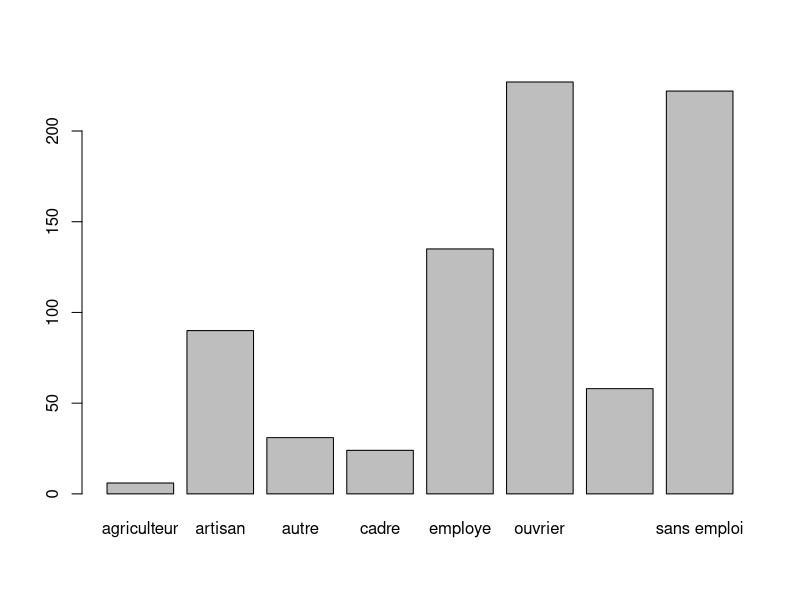
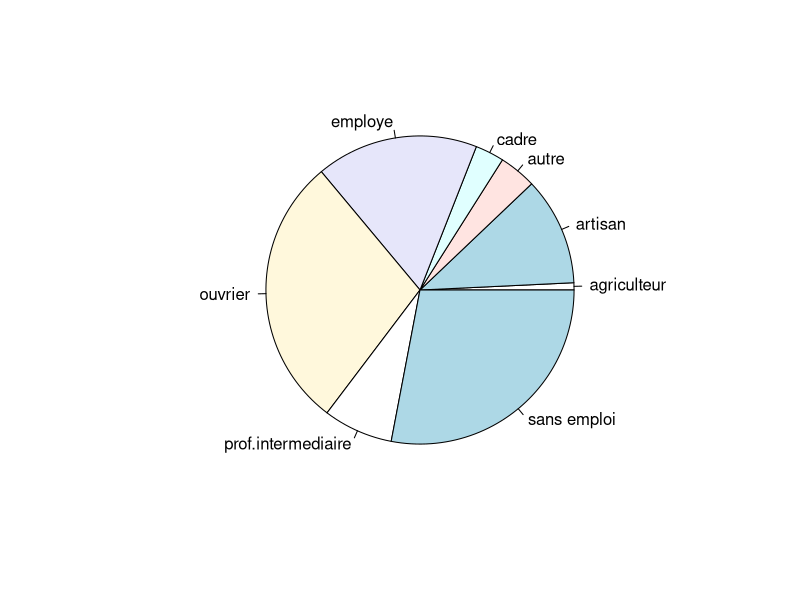
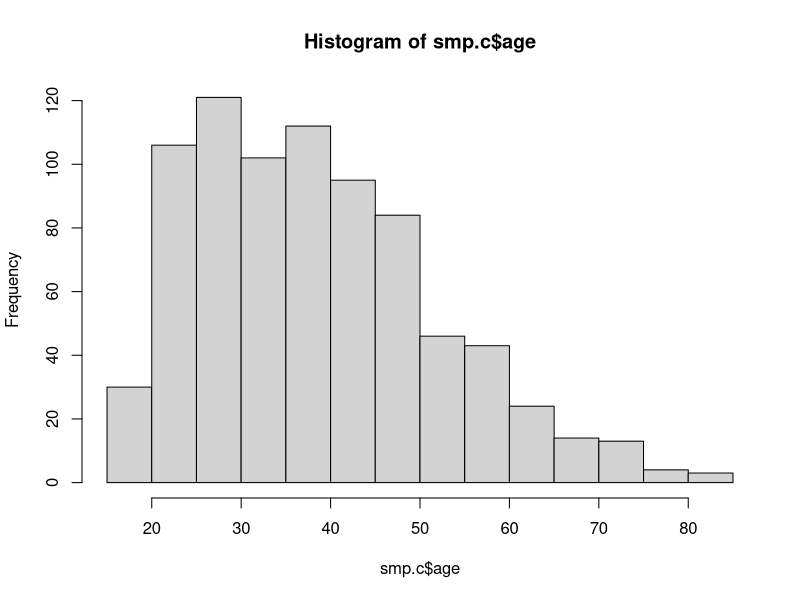
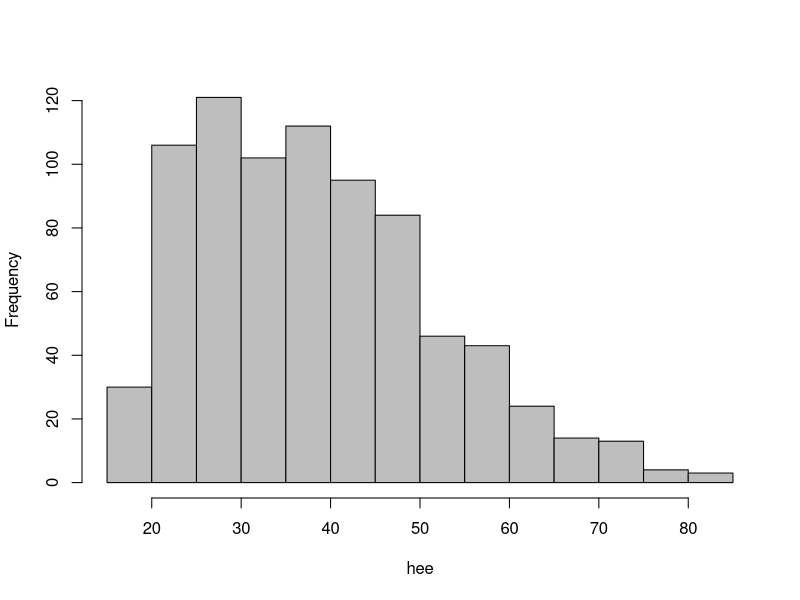
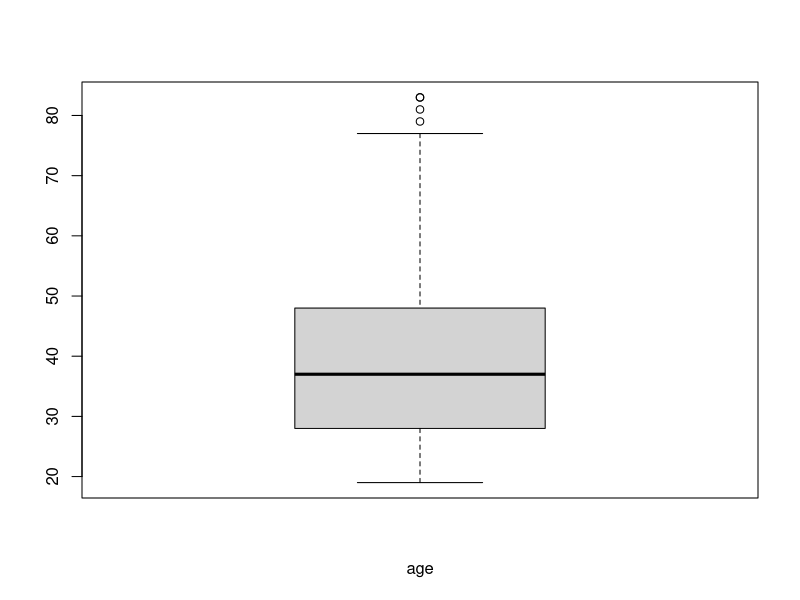
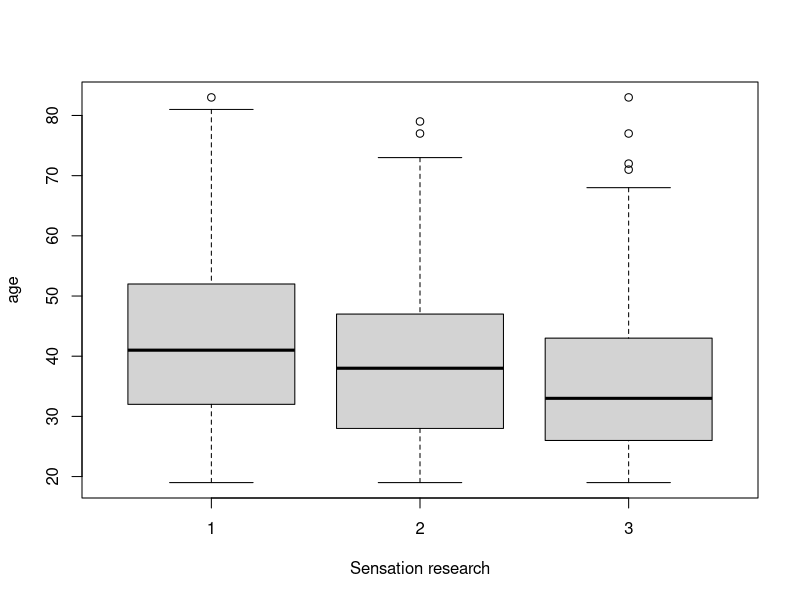
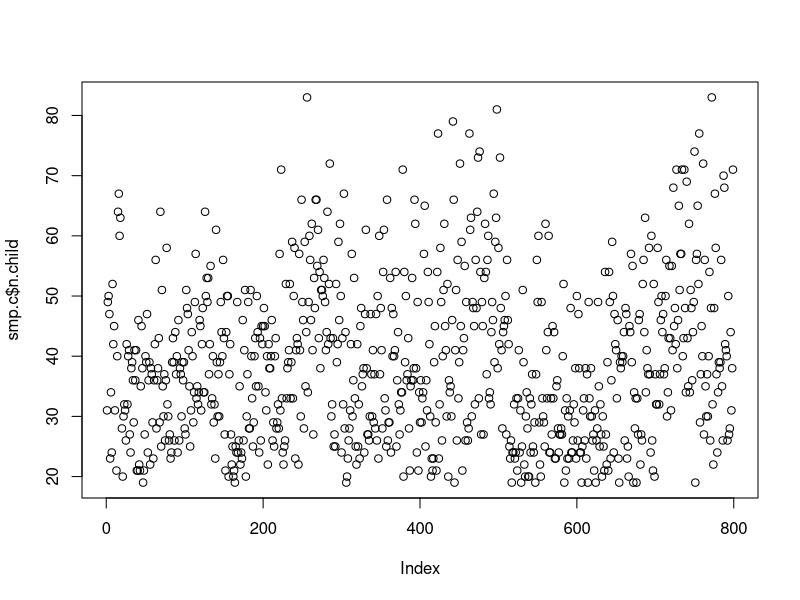
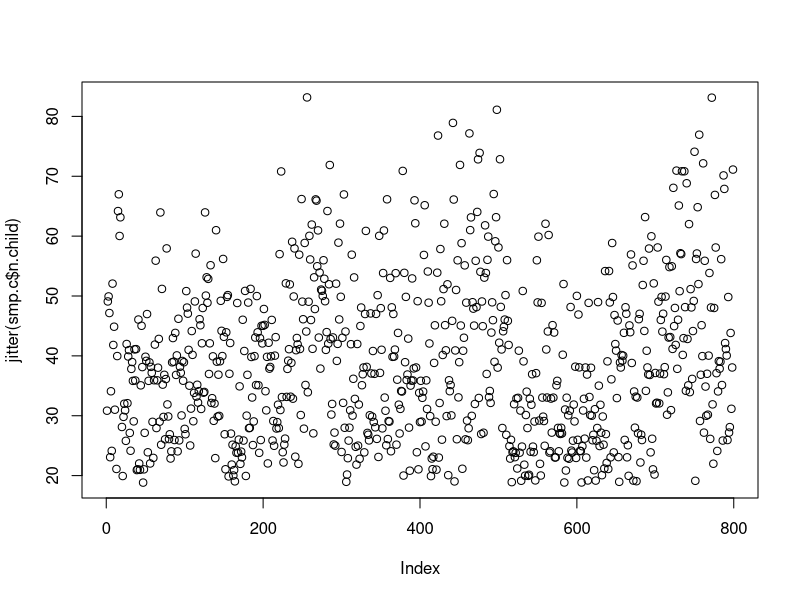

R code for these plots, in order: (Note: this script raises an error after producing the figures.)
## ---- chunk 1
knitr::opts_chunk$set(echo = TRUE)
knitr::opts_knit$set(root.dir = "C:/Users/lol/Desktop/Sudip/git/FUN-MOOC/StatisticsWithR")
## ---- chunk 2
setwd("C:/Users/lol/Desktop/Sudip/git/FUN-MOOC/StatisticsWithR")
## ---- chunk 3
smp.c <- read.csv2("smp1.csv")
## ---- chunk 4
str(smp.c)
## ---- chunk 5
table(smp.c$prof)
## ---- chunk 6
barplot(table(smp.c$prof))
## ---- chunk 7
pie(table(smp.c$prof))
## ---- chunk 8
hist(smp.c$age)
## ---- chunk 9
hist(smp.c$age,col="grey",main="",xlab="hee")
## ---- chunk 10
boxplot(smp.c$age,xlab="age")
## ---- chunk 11
boxplot(smp.c$age~smp.c$rs,ylab="age",xlab="Sensation research")
## ---- chunk 12
plot(smp.c$age,smp.c$n.child)
## ---- chunk 13
plot(jitter(smp.c$age),jitter(smp.c$n.child))
## ---- chunk 14
repdat <-read.csv2("outils_hdrs.csv")
str(repdat)
## ---- chunk 15
library(gplots)
## ---- chunk 16
plotmeans(repdat$HDRS~repdat$VISIT,gap=0,barcol="black")
## ---- chunk 17
interaction.plot(repdat$VISIT,repdat$NUMRO,repdat$HDRS,lty=1,legend=FALSE)
